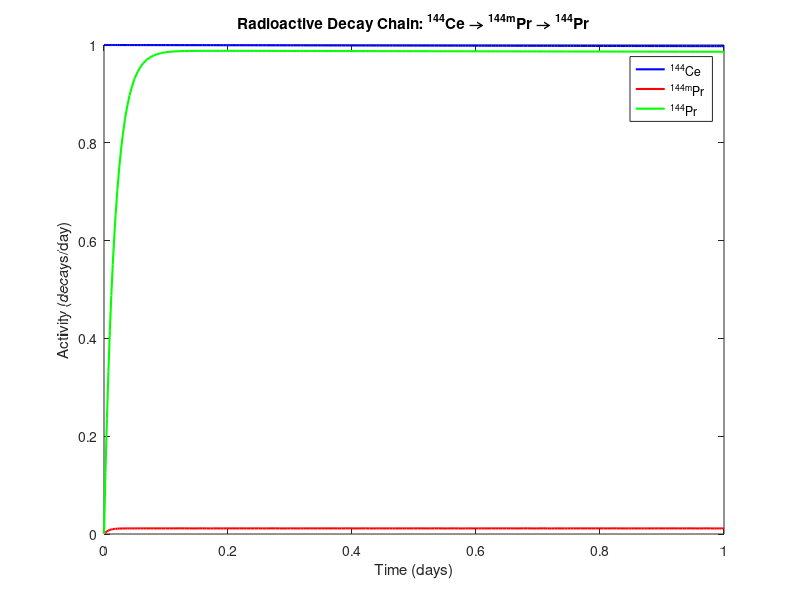

MATLAB code for this plot: (Note: this script raises an error after producing the figure.)
clc; clearvars; close all;

% Half-lives (in days)
T_Ce = 284.893;                  % Ce-144
T_Pr_m = 7.2 / (24 * 60);        % Pr-144m (7.2 hours)
T_Pr = 17.29 / (24 * 60);        % Pr-144 (17.29 minutes)

% Decay constants (per day)
lambda_1 = log(2) / T_Ce;
lambda_2 = log(2) / T_Pr_m;
lambda_3 = log(2) / T_Pr;

% ODE system
decayChain = @(t, N) [
    -lambda_1 * N(1);                                 % Ce-144
     0.0115 * lambda_1 * N(1) - lambda_2 * N(2);      % Pr-144m
     0.9885 * lambda_1 * N(1) - lambda_3 * N(3)       % Pr-144
];

% Initial condition (atoms)
N0 = [1/lambda_1, 0, 0];

% Time span (in days)
tSpan = [0, 1];

% Solve ODEs
[t, N] = ode45(decayChain, tSpan, N0);

% Compute activities (A = λ * N)
A_Ce = lambda_1 * N(:, 1);
A_Pr_m = lambda_2 * N(:, 2);
A_Pr = lambda_3 * N(:, 3);

figure;
plot(t, A_Ce, 'b', 'LineWidth', 1.5); hold on;
plot(t, A_Pr_m, 'r', 'LineWidth', 1.5);
plot(t, A_Pr, 'g', 'LineWidth', 1.5);
hold off;

legend('^{144}Ce', '^{144m}Pr', '^{144}Pr', 'Location', 'best');
xlabel('Time (days)');
ylabel('Activity (decays/day)');
title('Radioactive Decay Chain: ^{144}Ce → ^{144m}Pr → ^{144}Pr');
subtitle('Secular Equilibrium Condition');
grid on;
